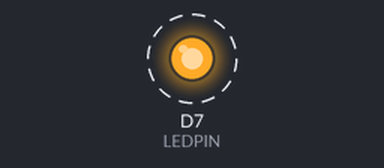
This sketch was run on a simulated ESP8266 (NodeMCU). Parts: output pins drawn as LEDs (lit = HIGH). Dashed ring = blinking.

Above: at 0.5 s.
Timing chart, 0 to 4.6 s (numbered marks = the images above):
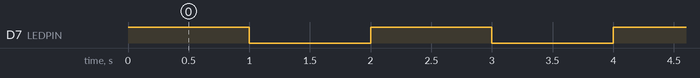

The sketch:

blinkLED.ino
```cpp
const int LEDPIN = D7;
void setup() {
  pinMode(LEDPIN,OUTPUT);
  // digitalWrite(LEDPIN, HIGH);
}

void loop() {
  digitalWrite(LEDPIN, HIGH);  // LED ON
  delay(1000);                 // wait 1 second
  digitalWrite(LEDPIN, LOW);   // LED OFF
  delay(1000);                 // wait 1 second
}
```

Measured:
- by itself, D7 (LEDPIN): alternates HIGH for 1.0 s and LOW for 1.0 s
